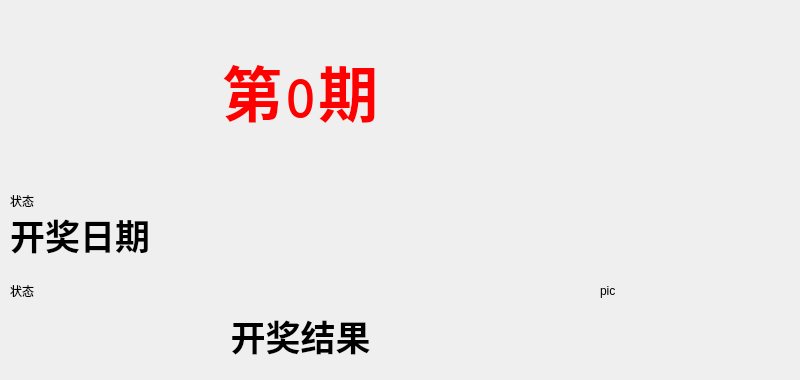
<?xml version="1.0" encoding="UTF-8"?>
<ui version="4.0">
 <class>LHCWinWidget</class>
 <widget class="QWidget" name="LHCWinWidget">
  <property name="geometry">
   <rect>
    <x>0</x>
    <y>0</y>
    <width>800</width>
    <height>380</height>
   </rect>
  </property>
  <property name="windowTitle">
   <string>傻瓜开奖器 - v1.1</string>
  </property>
  <widget class="QListWidget" name="listRecord">
   <property name="geometry">
    <rect>
     <x>600</x>
     <y>12</y>
     <width>191</width>
     <height>181</height>
    </rect>
   </property>
   <property name="styleSheet">
    <string notr="true">QListWidget {background:rgb(0,0,0,0%);}</string>
   </property>
   <property name="selectionMode">
    <enum>QAbstractItemView::ExtendedSelection</enum>
   </property>
  </widget>
  <widget class="QLabel" name="labelGif2">
   <property name="geometry">
    <rect>
     <x>430</x>
     <y>10</y>
     <width>160</width>
     <height>160</height>
    </rect>
   </property>
   <property name="text">
    <string/>
   </property>
   <property name="pixmap">
    <pixmap resource="images/images.qrc">:/images/pic3.gif</pixmap>
   </property>
   <property name="scaledContents">
    <bool>true</bool>
   </property>
  </widget>
  <widget class="QLabel" name="labelGif1">
   <property name="geometry">
    <rect>
     <x>10</x>
     <y>10</y>
     <width>160</width>
     <height>160</height>
    </rect>
   </property>
   <property name="text">
    <string/>
   </property>
   <property name="pixmap">
    <pixmap resource="images/images.qrc">:/images/pic2.gif</pixmap>
   </property>
   <property name="scaledContents">
    <bool>true</bool>
   </property>
  </widget>
  <widget class="QLabel" name="labelResult">
   <property name="geometry">
    <rect>
     <x>10</x>
     <y>310</y>
     <width>581</width>
     <height>51</height>
    </rect>
   </property>
   <property name="font">
    <font>
     <family>Courier</family>
     <pointsize>26</pointsize>
     <weight>75</weight>
     <bold>true</bold>
    </font>
   </property>
   <property name="styleSheet">
    <string notr="true"/>
   </property>
   <property name="text">
    <string>开奖结果</string>
   </property>
   <property name="alignment">
    <set>Qt::AlignCenter</set>
   </property>
  </widget>
  <widget class="QLabel" name="labelSeqNum">
   <property name="geometry">
    <rect>
     <x>180</x>
     <y>10</y>
     <width>241</width>
     <height>161</height>
    </rect>
   </property>
   <property name="font">
    <font>
     <family>Courier</family>
     <pointsize>45</pointsize>
     <weight>75</weight>
     <bold>true</bold>
    </font>
   </property>
   <property name="styleSheet">
    <string notr="true">color:red;</string>
   </property>
   <property name="text">
    <string>第0期</string>
   </property>
   <property name="alignment">
    <set>Qt::AlignCenter</set>
   </property>
  </widget>
  <widget class="QLabel" name="labelWinDate">
   <property name="geometry">
    <rect>
     <x>10</x>
     <y>210</y>
     <width>581</width>
     <height>51</height>
    </rect>
   </property>
   <property name="font">
    <font>
     <family>Courier</family>
     <pointsize>26</pointsize>
     <weight>75</weight>
     <bold>true</bold>
    </font>
   </property>
   <property name="styleSheet">
    <string notr="true"/>
   </property>
   <property name="text">
    <string>开奖日期</string>
   </property>
   <property name="alignment">
    <set>Qt::AlignBottom|Qt::AlignLeading|Qt::AlignLeft</set>
   </property>
  </widget>
  <widget class="QLabel" name="labelWinResultState">
   <property name="geometry">
    <rect>
     <x>10</x>
     <y>280</y>
     <width>581</width>
     <height>21</height>
    </rect>
   </property>
   <property name="text">
    <string>状态</string>
   </property>
  </widget>
  <widget class="QLabel" name="labelWinDateState">
   <property name="geometry">
    <rect>
     <x>10</x>
     <y>190</y>
     <width>581</width>
     <height>21</height>
    </rect>
   </property>
   <property name="text">
    <string>状态</string>
   </property>
  </widget>
  <widget class="QLabel" name="labelAnimal">
   <property name="geometry">
    <rect>
     <x>600</x>
     <y>210</y>
     <width>191</width>
     <height>161</height>
    </rect>
   </property>
   <property name="text">
    <string>pic</string>
   </property>
   <property name="scaledContents">
    <bool>true</bool>
   </property>
  </widget>
 </widget>
 <layoutdefault spacing="6" margin="11"/>
 <resources>
  <include location="images/images.qrc"/>
 </resources>
 <connections/>
</ui>
